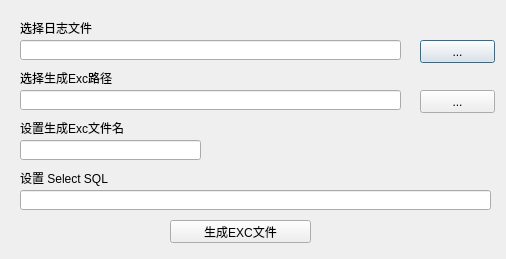
<?xml version="1.0" encoding="UTF-8"?>
<ui version="4.0">
 <class>Dialog</class>
 <widget class="QDialog" name="Dialog">
  <property name="geometry">
   <rect>
    <x>0</x>
    <y>0</y>
    <width>506</width>
    <height>259</height>
   </rect>
  </property>
  <property name="windowTitle">
   <string>Dialog</string>
  </property>
  <widget class="QLabel" name="label">
   <property name="geometry">
    <rect>
     <x>20</x>
     <y>20</y>
     <width>111</width>
     <height>16</height>
    </rect>
   </property>
   <property name="text">
    <string>选择日志文件</string>
   </property>
  </widget>
  <widget class="QLabel" name="label_2">
   <property name="geometry">
    <rect>
     <x>20</x>
     <y>70</y>
     <width>221</width>
     <height>16</height>
    </rect>
   </property>
   <property name="text">
    <string>选择生成Exc路径</string>
   </property>
  </widget>
  <widget class="QLabel" name="label_3">
   <property name="geometry">
    <rect>
     <x>20</x>
     <y>120</y>
     <width>111</width>
     <height>16</height>
    </rect>
   </property>
   <property name="text">
    <string>设置生成Exc文件名</string>
   </property>
  </widget>
  <widget class="QLabel" name="label_4">
   <property name="geometry">
    <rect>
     <x>20</x>
     <y>170</y>
     <width>121</width>
     <height>16</height>
    </rect>
   </property>
   <property name="text">
    <string>设置 Select SQL</string>
   </property>
  </widget>
  <widget class="QLineEdit" name="lineSelLogEdit">
   <property name="geometry">
    <rect>
     <x>20</x>
     <y>40</y>
     <width>381</width>
     <height>20</height>
    </rect>
   </property>
   <property name="readOnly">
    <bool>true</bool>
   </property>
  </widget>
  <widget class="QLineEdit" name="lineSelExcEdit">
   <property name="geometry">
    <rect>
     <x>20</x>
     <y>90</y>
     <width>381</width>
     <height>20</height>
    </rect>
   </property>
   <property name="readOnly">
    <bool>true</bool>
   </property>
  </widget>
  <widget class="QLineEdit" name="lineSetExcEdit">
   <property name="geometry">
    <rect>
     <x>20</x>
     <y>140</y>
     <width>181</width>
     <height>20</height>
    </rect>
   </property>
  </widget>
  <widget class="QLineEdit" name="lineSetSqlEdit">
   <property name="geometry">
    <rect>
     <x>20</x>
     <y>190</y>
     <width>471</width>
     <height>20</height>
    </rect>
   </property>
  </widget>
  <widget class="QPushButton" name="pushSelLogButton">
   <property name="geometry">
    <rect>
     <x>420</x>
     <y>40</y>
     <width>75</width>
     <height>23</height>
    </rect>
   </property>
   <property name="text">
    <string>...</string>
   </property>
  </widget>
  <widget class="QPushButton" name="pushSelExcButton">
   <property name="geometry">
    <rect>
     <x>420</x>
     <y>90</y>
     <width>75</width>
     <height>23</height>
    </rect>
   </property>
   <property name="text">
    <string>...</string>
   </property>
  </widget>
  <widget class="QPushButton" name="pushMakeExcButton">
   <property name="geometry">
    <rect>
     <x>170</x>
     <y>220</y>
     <width>141</width>
     <height>23</height>
    </rect>
   </property>
   <property name="text">
    <string>生成EXC文件</string>
   </property>
  </widget>
 </widget>
 <resources/>
 <connections/>
</ui>
